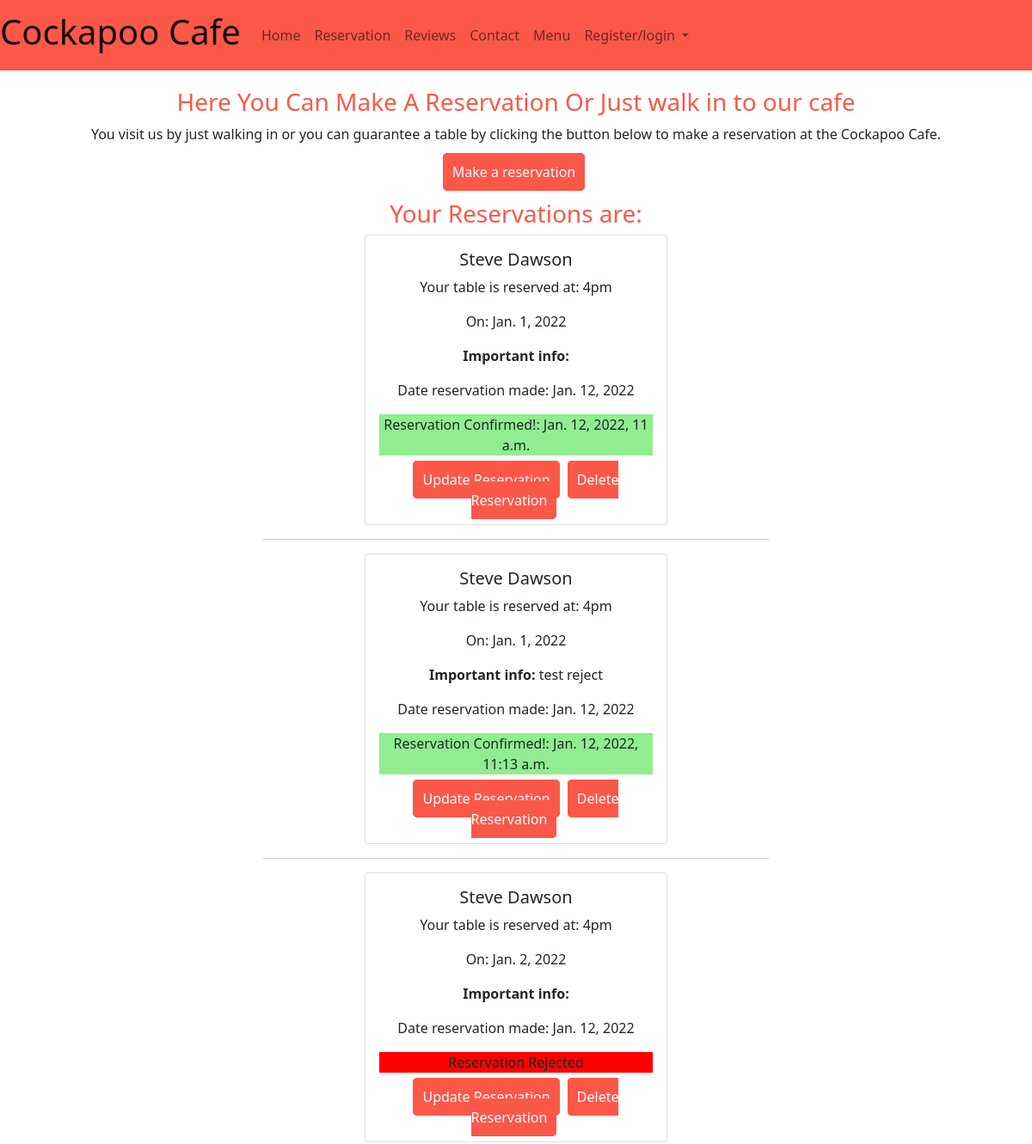
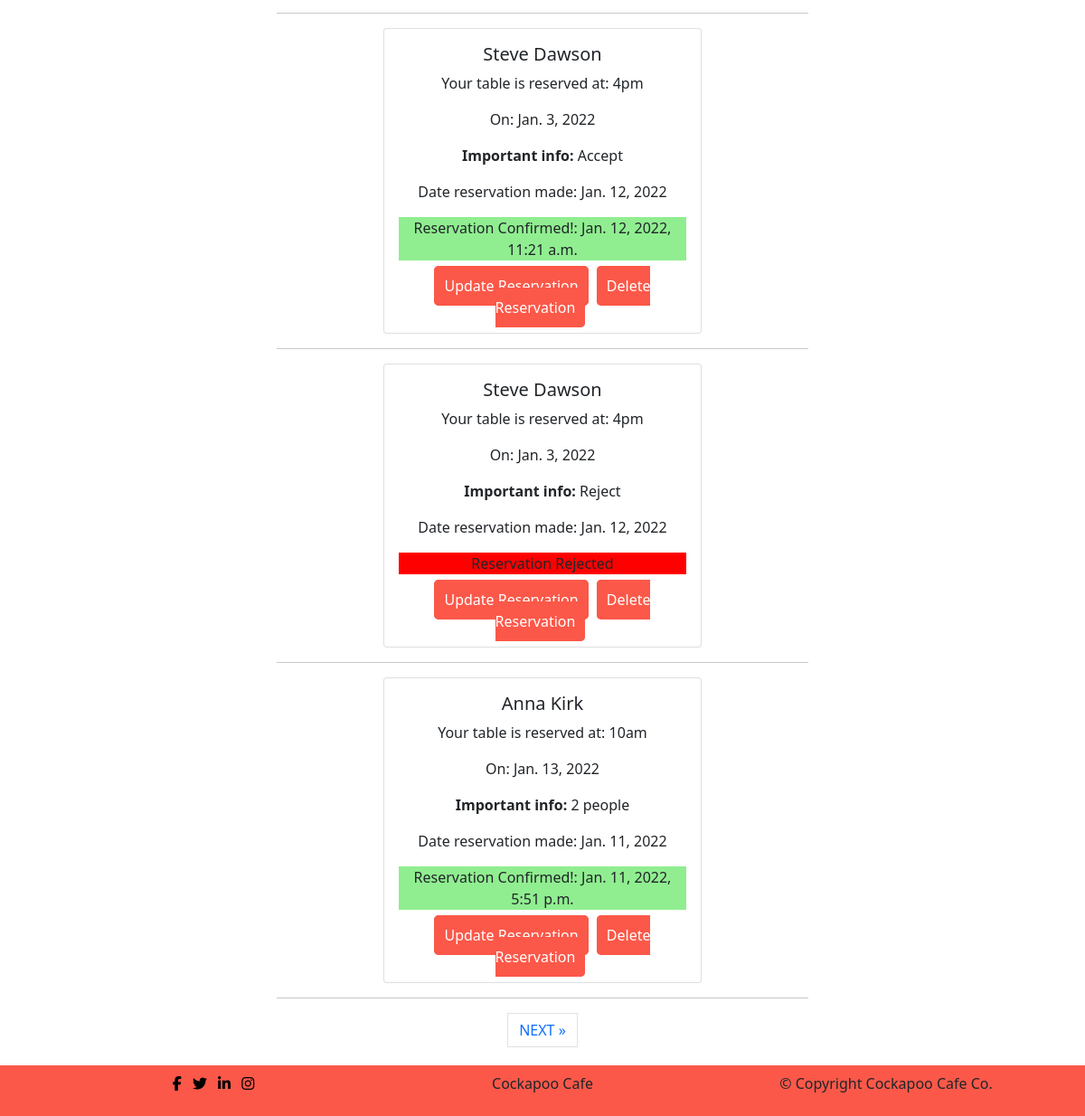
Before: /reservation/ with the older database file (2 pictures, top to bottom).
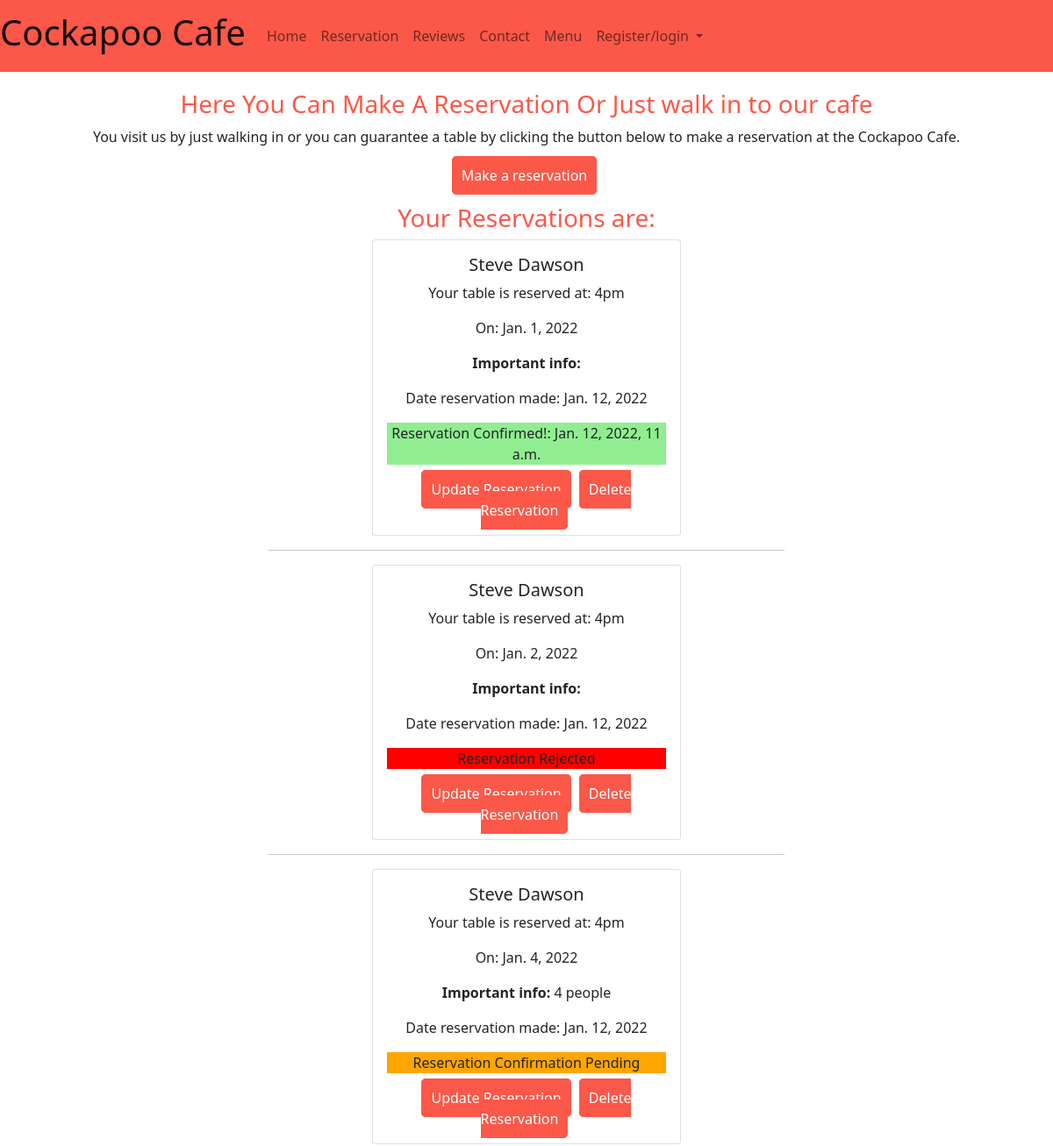
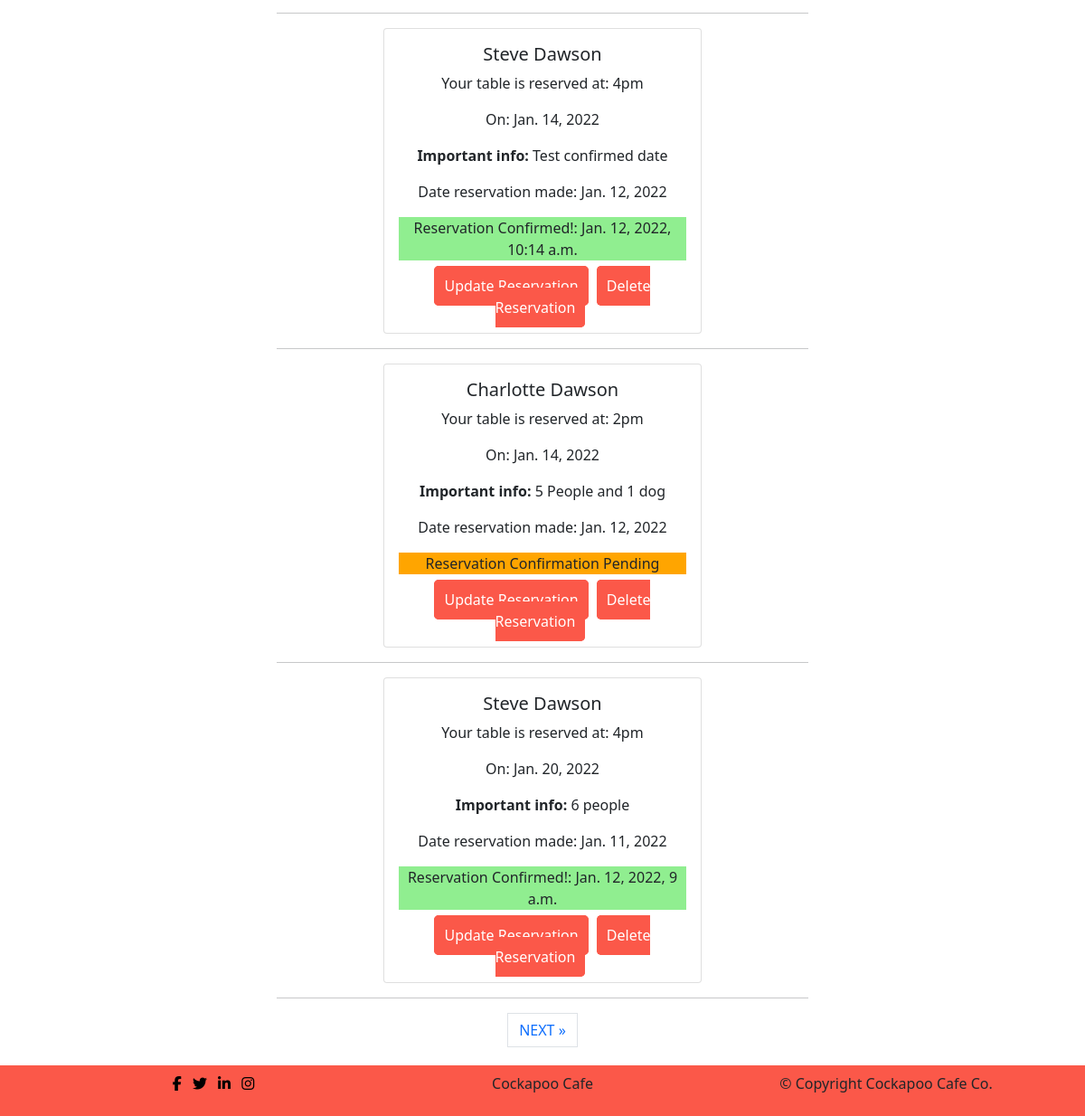
After: the same page with the newer database file (2 pictures, top to bottom).
### reservation/models.py (models this page shows, shortened)
class Reservation(models.Model):
    first_name = models.CharField(max_length=100, unique=False)
    last_name = models.CharField(max_length=100, unique=False)
    email = models.EmailField(max_length=100, unique=False)
    phone = models.CharField(max_length=50, unique=False)
    time = models.CharField(max_length=100, choices=Reservation_Choices,
                                 default='4pm')
    datetime = models.DateField(auto_now_add=False, null=True, blank=False)
    information = models.TextField(blank=True)
    sent_date = models.DateField(auto_now_add=True)
    accepted = models.BooleanField(default=False)
    rejected = models.BooleanField(default=False)
    accepted_date = models.DateTimeField(auto_now=True, null=True)
    user = models.ForeignKey(User, blank=True, null=True,
                             on_delete=models.CASCADE)
    class Meta:
        ordering = ["-sent_date"]

### reservation/views.py (the view)
# urls.py: path('', views.ReservationListView.as_view(), name="reservation"),
class ReservationListView(ListView):
    model = Reservation
    queryset = Reservation.objects.all().order_by('datetime')
    template_name = 'reservation/reservation.html'
    paginate_by = 6

### reservation/templates/reservation/reservation.html (shortened to what this page needs)
{% extends 'base.html' %}
{% load static %}
{% block content %}
    <div class=" container no-reservation-text">
        <h3>Here You Can Make A Reservation Or Just walk in to our cafe</h3>
        <p>You visit us by just walking in or you can guarantee a table by clicking the button below to make a reservation at the Cockapoo Cafe.</p>
        <p id="make-reservation-btn"><a class="menu-btn" href="{% url 'create_reservation' %}">Make a reservation</a></p>
        <h3>Your Reservations are:</h3>
    </div>
    {% for res in object_list %}
        {% if res not in object_list %}
        <div class="row row-cols-1 row-cols-md-2 g-4 justify-content-center made-reservation">
            <div class="col">
                <div class="card">
                    <div class="card-body text-center">
                        <h5 class="card-title">No reservations</h5>
                        <p>You currently have no reservations for the Cockapoo Cafe</p>
                        <p>To make a reservation click <a href="{% url 'create_reservation' %}">Here</a></p>
                    </div>
                </div>
                <hr>
            </div>
        </div>
        {% else %}
        <div class="row row-cols-1 row-cols-md-2 g-4 justify-content-center made-reservation">
            <div class="col">
                <div class="card">
                    <div class="card-body text-center">
                        <h5 class="card-title">{{ res.first_name }} {{ res.last_name }}</h5>
                        <p class="card-text">Your table is reserved at: {{ res.time }}</p>
                        <p class="card-text"> On: {{ res.datetime }}</p>
                        <p class="card-text"><strong>Important info:</strong> {{ res.information }}</p>
                        <p class="card-text">Date reservation made: {{ res.sent_date }}</p>
                        {% if res.accepted %}
                            <p class="card-text confirmed-reservation">Reservation Confirmed!: {{ res.accepted_date }}</p>
                        {% elif res.rejected %}
                            <p class="card-text rejected-reservation">Reservation Rejected</p>
                        {% else %}
                            <p class="card-text pending-reservation">Reservation Confirmation Pending</p>
                        {% endif %}
                        <a href="{% url 'update_reservation' res.id %}" class="menu-btn">Update Reservation</a>
                        <a href="{% url 'delete_reservation' res.id %}" class="menu-btn">Delete Reservation</a>
                    </div>
                </div>
                <hr>
            </div>
        </div>
        {% endif %}
    {% endfor %}
    {% if is_paginated %}
    <nav aria-label="Page navigation">
        <ul class="pagination justify-content-center">
            {% if page_obj.has_next %}
            <li><a href="?page={{ page_obj.next_page_number }}" class="page-link"> NEXT &raquo;</a></li>
            {% endif %}
        </ul>
    </nav>
    {% endif %}
{% endblock %}

Changed rows visible on the page:
removed Reservation: first_name "Steve", last_name "Dawson", time "4pm", datetime "Jan. 1, 2022", information "test reject", sent_date "Jan. 12, 2022", accepted_date "Jan. 12, 2022, 11:13 a.m."
removed Reservation: first_name "Steve", last_name "Dawson", time "4pm", datetime "Jan. 3, 2022", information "Accept", sent_date "Jan. 12, 2022", accepted_date "Jan. 12, 2022, 11:21 a.m."
removed Reservation: first_name "Steve", last_name "Dawson", time "4pm", datetime "Jan. 3, 2022", information "Reject", sent_date "Jan. 12, 2022", accepted "Reservation Rejected"
removed Reservation: first_name "Anna", last_name "Kirk", time "10am", datetime "Jan. 13, 2022", information "2 people", sent_date "Jan. 11, 2022", accepted_date "Jan. 11, 2022, 5:51 p.m."
added Reservation: first_name "Steve", last_name "Dawson", time "4pm", datetime "Jan. 4, 2022", information "4 people", sent_date "Jan. 12, 2022", accepted "Reservation Confirmation Pending"
now on this page (row unchanged): Reservation: first_name "Steve", last_name "Dawson", time "4pm", datetime "Jan. 14, 2022", information "Test confirmed date", sent_date "Jan. 12, 2022", accepted_date "Jan. 12, 2022, 10:14 a.m."
added Reservation: first_name "Charlotte", last_name "Dawson", time "2pm", datetime "Jan. 14, 2022", information "5 People and 1 dog", sent_date "Jan. 12, 2022", accepted "Reservation Confirmation Pending"
now on this page (row unchanged): Reservation: first_name "Steve", last_name "Dawson", time "4pm", datetime "Jan. 20, 2022", information "6 people", sent_date "Jan. 11, 2022", accepted_date "Jan. 12, 2022, 9 a.m."
